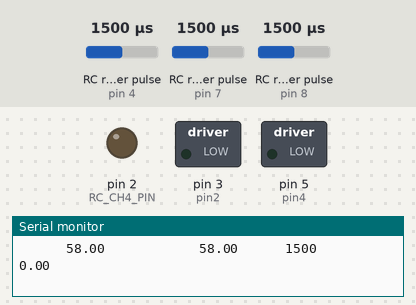
This sketch was run on a simulated Arduino Uno, built with avr-gcc and run on an emulated ATmega328P. On the bench: switched loads named in the sketch (green lamp = pin HIGH), output pins drawn as LEDs (lit = HIGH), the last lines printed to the serial monitor. Wiring (inferred from the names in the program): 3 × RC receiver channel: data pin 4 / data pin 7 / data pin 8. Dashed ring = blinking. The test bench sets the inputs (shaded band); at power-on: RC receiver pulse (sensors on pin 7, pin 8, pin 4) 1500 µs.

Above: at 1.2 s.
1.3 s: RC receiver pulse (sensor on pin 7) set to 1020 µs
At 4.1 s:
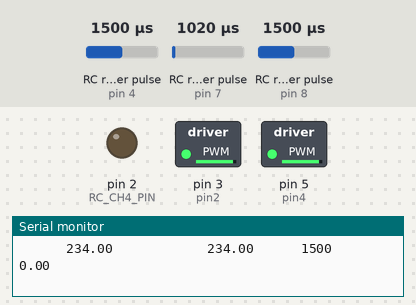
4.3 s: RC receiver pulse (sensor on pin 8) set to 1020 µs
At 7.0 s:
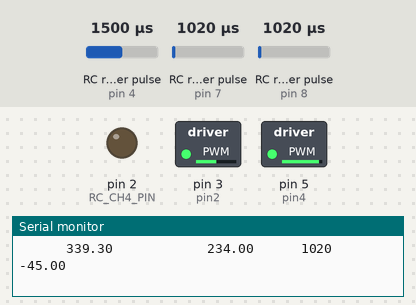
7.3 s: RC receiver pulse (sensor on pin 7) set to 1500 µs
10.3 s: RC receiver pulse (sensor on pin 7) set to 1250 µs
At 11.1 s:
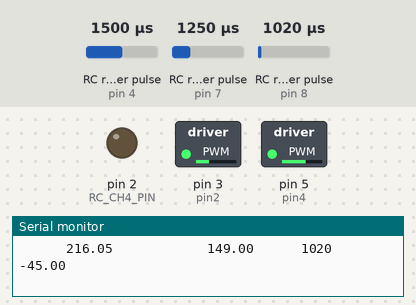
13.3 s: RC receiver pulse (sensor on pin 8) set to 1500 µs
At 15.7 s:
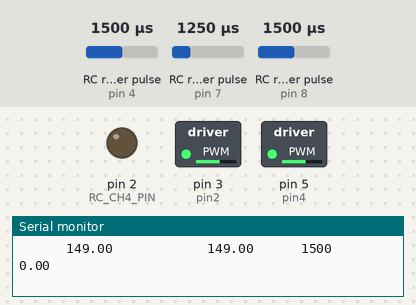
16.3 s: RC receiver pulse (sensor on pin 7) set to 1520 µs
Timing chart, 0 to 18.8 s (numbered marks = the images above; inputs shaded):
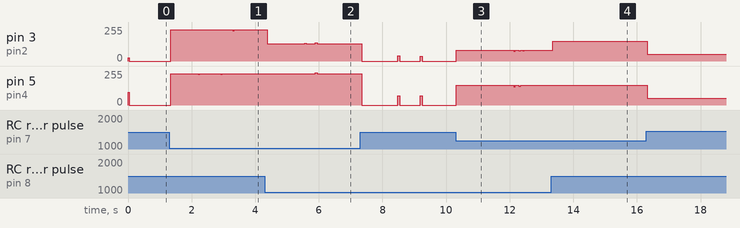

Measured:
- after the input at 1.3 s, pin 3 (pin2), pin 5 (pin4): 0/255 → 234/255 at once

The sketch:

remoteControl.ino
```cpp
// Remote Control
// Description: Uses the minimal channels code to make a robot that can accel/decelerate
// and steer.

// Using minimal channels code
#include <EnableInterrupt.h>

#define SERIAL_PORT_SPEED 9600
#define RC_NUM_CHANNELS  4

#define RC_CH1  0
#define RC_CH2  1
#define RC_CH3  2
#define RC_CH4  3

#define RC_CH1_PIN  8
#define RC_CH2_PIN  7
#define RC_CH3_PIN  4
#define RC_CH4_PIN  2

// match motor speeds
#define WEIGHT_LEFT 1
#define WEIGHT_RIGHT 1

uint16_t rc_values[RC_NUM_CHANNELS];
uint32_t rc_start[RC_NUM_CHANNELS];
volatile uint16_t rc_shared[RC_NUM_CHANNELS];

// Motor Pins
// left
int pin1 = 2;
int pin2 = 3;
// right
int pin3 = 4;
int pin4 = 5;

void rc_read_values() {
  noInterrupts();
  memcpy(rc_values, (const void *)rc_shared, sizeof(rc_shared));
  interrupts();
}

void calc_input(uint8_t channel, uint8_t input_pin) {
  if (digitalRead(input_pin) == HIGH) {
    rc_start[channel] = micros();
  } else {
    uint16_t rc_compare = (uint16_t)(micros() - rc_start[channel]);
    rc_shared[channel] = rc_compare;
  }
}

void calc_ch1() {
  calc_input(RC_CH1, RC_CH1_PIN);
}
void calc_ch2() {
  calc_input(RC_CH2, RC_CH2_PIN);
}
void calc_ch3() {
  calc_input(RC_CH3, RC_CH3_PIN);
}
void calc_ch4() {
  calc_input(RC_CH4, RC_CH4_PIN);
}

void setup() {
  Serial.begin(SERIAL_PORT_SPEED);

  pinMode(RC_CH1_PIN, INPUT);
  pinMode(RC_CH2_PIN, INPUT);
  pinMode(RC_CH3_PIN, INPUT);
  pinMode(RC_CH4_PIN, INPUT);

  // set up motor input to In1 and In2 of L298 motors
  // motor 1: OUT1&2
  pinMode(pin1, OUTPUT);
  pinMode(pin2, OUTPUT); // analog pin
  // motor 2: OUT3&4
  pinMode(pin3, OUTPUT);
  pinMode(pin4, OUTPUT); // analog pin

  enableInterrupt(RC_CH1_PIN, calc_ch1, CHANGE);
  enableInterrupt(RC_CH2_PIN, calc_ch2, CHANGE);
  enableInterrupt(RC_CH3_PIN, calc_ch3, CHANGE);
  enableInterrupt(RC_CH4_PIN, calc_ch4, CHANGE);
}

void loop() {
  rc_read_values();

  // Acceleration
  int speed = int(rc_values[RC_CH2]);
  // int rawSpeed = 1500 - speed;                          // trigger pulled is 960, pushed is 2040
  int conSpeed = map(speed, 960, 2040, 255, -140);
  // Steering
  int turn = int(rc_values[RC_CH1]);
  int rawTurn = 1500 - turn;
  // steering: positive is left, negative is right
  float turnWeight = map(turn, 960, 2040, -50, 50);
  int turnRight = 0;
  int turnLeft = 0;
  if (turn > 1510) {
    turnRight = 1;
  }
  else if (turn < 1490){
    turnLeft = 1;
  }

  // move & steer
  if(1490 < speed && speed < 1510){
    analogWrite(pin1, 0); analogWrite(pin2, 0); analogWrite(pin3, 0); analogWrite(pin4, 0);
  }
  else{
    // motor 1 - left side
    analogWrite(pin1, max((-1)*conSpeed,0) * (100 - abs(turnLeft*turnWeight)) * WEIGHT_LEFT / 100 );
    analogWrite(pin2, max(conSpeed, 0) * (100 - abs(turnLeft*turnWeight)) * WEIGHT_LEFT / 100);
    // motor 2 - right side
    analogWrite(pin3, max((-1)*conSpeed,0) * (100 - abs(turnRight*turnWeight)) * WEIGHT_RIGHT / 100 );
    analogWrite(pin4, max(conSpeed, 0) * (100 - abs(turnRight*turnWeight)) * WEIGHT_RIGHT / 100 );


  }

  // Serial.print((turnWeight) * WEIGHT_LEFT );
    Serial.print("      ");
    Serial.print( max(conSpeed, 0) * (100 - (turnLeft*turnWeight)) * WEIGHT_LEFT / 100);

    Serial.print("      ");
    // motor 2 - right side
    // Serial.print((turnWeight) * WEIGHT_RIGHT );
    Serial.print("      ");
    Serial.print( max(conSpeed, 0) * (100 - (turnRight*turnWeight)) * WEIGHT_RIGHT / 100);
    Serial.print("      ");

  Serial.print(turn); Serial.print("   "); Serial.print("   "); Serial.print(turnWeight);
  Serial.println();


}
```
